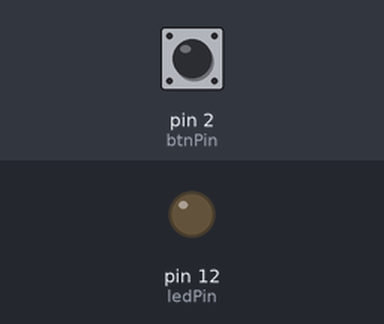
Simulated run of this sketch. Board: Arduino Uno, built with avr-gcc and run on an emulated ATmega328P. Parts: output pins drawn as LEDs (lit = HIGH). The inputs (shaded band) are chosen by the test bench; at power-on: pin 2 (btnPin) LOW.

Above: at 1.2 s.
1.3 s: pin 2 (btnPin) pulled HIGH for 0.15 s
At 1.37 s:
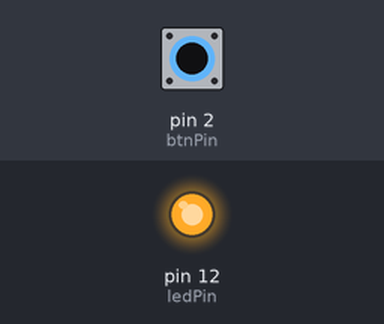
2.9 s: pin 2 (btnPin) pulled HIGH for 3.2 s
At 7.1 s:
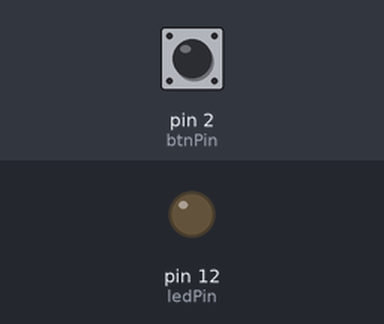
Timing chart, 0 to 8.6 s (numbered marks = the images above; inputs shaded):
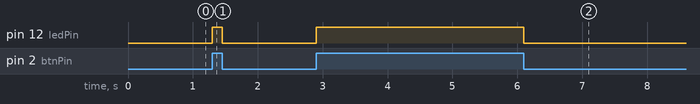

The sketch:

button_with_arduino.ino
```cpp
int ledPin = 12;
int btnPin = 2;

void setup() {
  // put your setup code here, to run once:
  pinMode(ledPin, OUTPUT);
  pinMode(btnPin, INPUT);

}

void loop() {
  // put your main code here, to run repeatedly:

  //if the button is pressed, turn the LED on
  if(digitalRead(btnPin) == HIGH){
    digitalWrite(ledPin, HIGH);
  }
  //else, if the button is not pressed turn the LED off

  else{
    digitalWrite(ledPin, LOW);
  }

}
```

Measured:
- after the input at 1.3 s, pin 12 (ledPin): LOW → HIGH at once, → LOW 0.15 s later
- after the input at 2.9 s, pin 12 (ledPin): LOW → HIGH at once, → LOW 3.2 s later
